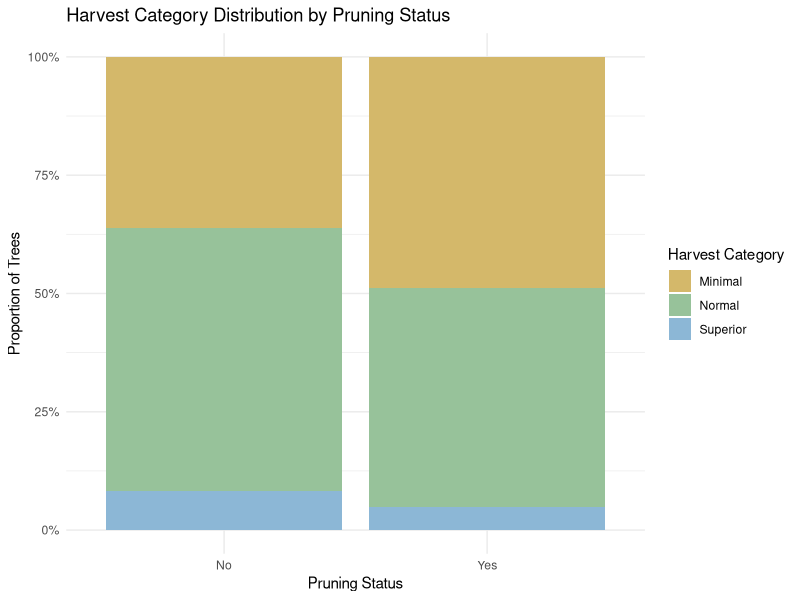

The R script that drew this image:
## ---- chunk 1
knitr::opts_chunk$set(echo = TRUE, message = FALSE, warning = TRUE)
knitr::opts_knit$set(root.dir = getwd())

library(dplyr)
library(ggplot2)
library(scales)
## ---- chunk 2
## Load and Prepare Data
df <- read.csv("Pruning Data - Sheet1.csv", header = FALSE)

# Rename columns
colnames(df) <- c("treeid", "pruningstatus", "pruningstatus_num", 
                  "sizeofharvest_text", "sizeofharvest")

# Clean dataset and create categorical harvest variable
df_clean <- df %>%
  mutate(
    pruningstatus = factor(pruningstatus, levels = c("No", "Yes")),
    sizeofharvest_num = as.numeric(sizeofharvest),
    harvest_cat = factor(
      dplyr::recode(sizeofharvest_num,
                    `1` = "Minimal",
                    `2` = "Normal",
                    `3` = "Superior"),
      levels = c("Minimal", "Normal", "Superior")
    )
  ) %>%
  filter(
    !is.na(sizeofharvest_num),
    pruningstatus %in% c("No", "Yes")
  )
## ---- chunk 3
library(scales)

# Basic color palette
harvest_colors <- c(
  "Minimal"  = "#D4B86A",
  "Normal"   = "#97C29A",
  "Superior" = "#8CB7D6"
)

ggplot(df_clean, aes(x = pruningstatus, fill = harvest_cat)) +
  geom_bar(position = "fill") +
  scale_fill_manual(values = harvest_colors) +
  scale_y_continuous(labels = percent_format()) +
  labs(
    title = "Harvest Category Distribution by Pruning Status",
    x = "Pruning Status",
    y = "Proportion of Trees",
    fill = "Harvest Category"
  ) +
  theme_minimal()
## ---- chunk 4
## Second Analysis: Chi-square Test

yield_tab <- table(df_clean$harvest_cat, df_clean$pruningstatus)
yield_tab

# Chi-square test
chisq.test(yield_tab)

# Fisher's Exact Test
fisher.test(yield_tab)
